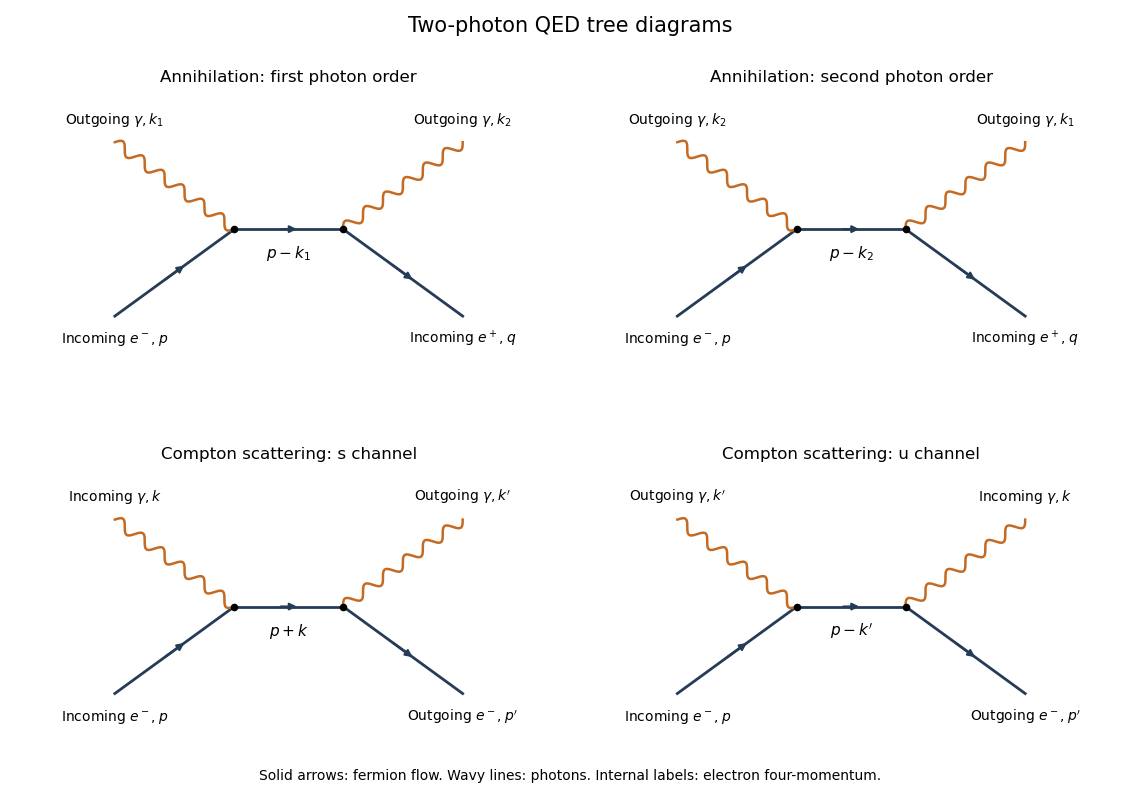

Recreate this plot in Python.
"""Original QED tree diagrams; opaque PNG written to caller's CWD.

Tested with Python 3.14, NumPy 2.3.5, Matplotlib 3.10.7.
Arrows indicate fermion flow, not the momentum direction of a positron.
"""

from pathlib import Path

import matplotlib

matplotlib.use("Agg")
import matplotlib.pyplot as plt
import numpy as np


def fermion(ax, start, end):
    a, b = np.array(start), np.array(end)
    ax.plot([a[0], b[0]], [a[1], b[1]], color="#253c57", lw=2)
    ax.annotate("", xy=a + 0.6 * (b-a), xytext=a + 0.4 * (b-a),
                arrowprops={"arrowstyle": "-|>", "color": "#253c57", "lw": 1.6})


def photon(ax, start, end):
    a, b = np.array(start), np.array(end)
    vector = b-a
    normal = np.array([-vector[1], vector[0]]) / np.linalg.norm(vector)
    t = np.linspace(0, 1, 400)
    curve = a[:, None] + vector[:, None]*t + normal[:, None]*(0.05*np.sin(12*np.pi*t))
    ax.plot(*curve, color="#c46a22", lw=1.8)


def panel(ax, title, left_label, right_label, internal, annihilation=False):
    a, b = (-0.5, 0), (0.5, 0)
    fermion(ax, (-1.6, -0.8), a)
    fermion(ax, a, b)
    fermion(ax, b, (1.6, -0.8))
    photon(ax, a, (-1.6, 0.8))
    photon(ax, b, (1.6, 0.8))
    ax.scatter([-0.5, 0.5], [0, 0], color="black", s=20, zorder=5)
    ax.text(-1.6, -1.05, r"Incoming $e^-,p$", ha="center", fontsize=10)
    ax.text(1.6, -1.05, r"Incoming $e^+,q$" if annihilation else r"Outgoing $e^-,p'$",
            ha="center", fontsize=10)
    ax.text(-1.6, 0.97, left_label, ha="center", fontsize=10)
    ax.text(1.6, 0.97, right_label, ha="center", fontsize=10)
    ax.text(0, -0.27, internal, ha="center", fontsize=11)
    ax.set(xlim=(-2.3, 2.3), ylim=(-1.2, 1.28), title=title)
    ax.set_aspect("equal")
    ax.axis("off")


def main():
    fig, axes = plt.subplots(2, 2, figsize=(11.4, 8.0), dpi=100)
    panel(axes[0, 0], "Annihilation: first photon order",
          r"Outgoing $\gamma,k_1$", r"Outgoing $\gamma,k_2$", r"$p-k_1$", True)
    panel(axes[0, 1], "Annihilation: second photon order",
          r"Outgoing $\gamma,k_2$", r"Outgoing $\gamma,k_1$", r"$p-k_2$", True)
    panel(axes[1, 0], "Compton scattering: s channel",
          r"Incoming $\gamma,k$", r"Outgoing $\gamma,k'$", r"$p+k$")
    panel(axes[1, 1], "Compton scattering: u channel",
          r"Outgoing $\gamma,k'$", r"Incoming $\gamma,k$", r"$p-k'$")
    fig.suptitle("Two-photon QED tree diagrams", fontsize=15)
    fig.text(0.5, 0.025, "Solid arrows: fermion flow. Wavy lines: photons. Internal labels: electron four-momentum.",
             ha="center", fontsize=10)
    fig.tight_layout(rect=(0, 0.06, 1, 0.95))
    fig.subplots_adjust(hspace=0.4)
    fig.savefig(Path.cwd() / "paper-44-two-photon-diagrams.png", facecolor="white", transparent=False)
    plt.close(fig)


if __name__ == "__main__":
    main()
